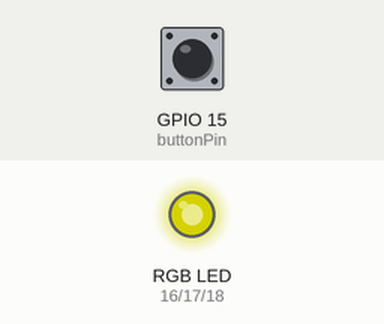
Bench run of a sketch on a simulated ESP32. Parts: an RGB LED mixed from three pins (HIGH = lit). The inputs (shaded band) are chosen by the test bench; at power-on: GPIO 15 (buttonPin) HIGH. Dim RGB values are drawn brighter than linear; what the sketch prints to the serial monitor is not drawn.

Above: at 0.1 s.
Timing chart, 0 to 1.6 s (numbered marks = the images above):
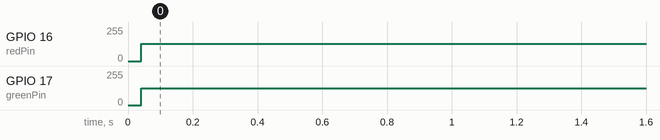

Measured:
- by itself, GPIO 16 (redPin): 0/255 → 128/255 at 0.04 s
- by itself, GPIO 17 (greenPin): 0/255 → 127/255 at 0.04 s

The sketch:

firmware.ino
```cpp
// This file will contain functions about what the color of its message LED is, the state machine, logging, etc.
#include <WiFi.h>
#include "esp_mac.h"

typedef struct __attribute__((packed)) {
  uint8_t  ver;       // protocol version; reject mismatches
  uint8_t  type;      // 0 = HEARTBEAT, 1 = BUTTON, 2 = DELIVERY REPORT (optional)
  uint8_t  origin[6]; // MAC of the pod that pressed the button (not the last relay)
  uint16_t seq;       // per-origin sequence number
  uint8_t  ttl;       // remaining hops
  uint8_t  r, g, b;   // origin's color
} msg_t;

// the rgb values of this pod as an originator
int originRed = 0;
int originGreen = 0;
int originBlue = 0;

// the rgb values of message
int messageRed = 0;
int messageGreen = 0;
int messageBlue = 0;

const int redPin = 16;
const int greenPin = 17;
const int bluePin = 18;

const int buttonPin = 15;

enum LED_STATE {INRANGE, OUTOFRANGE, MESSAGE};

LED_STATE currState = INRANGE;


void rgbFromMAC() {
  uint8_t mac[6];
  esp_read_mac(mac, ESP_MAC_WIFI_STA);
  originRed = (int)mac[3];
  originGreen = (int)mac[4];
  originBlue = (int)mac[5];
  Serial.println(originRed);
  Serial.println(originGreen);
  Serial.println(originBlue);
}

void setColor(int r, int g, int b) {
  analogWrite(redPin, r);
  analogWrite(greenPin, g);
  analogWrite(bluePin, b);
}


void setup() {
  Serial.begin(115200);
  WiFi.mode(WIFI_MODE_STA);
  rgbFromMAC();

  pinMode(redPin, OUTPUT);
  pinMode(greenPin, OUTPUT);
  pinMode(bluePin, OUTPUT);

  pinMode(buttonPin, INPUT_PULLUP);
}

void loop() {

  int buttonState = digitalRead(buttonPin);
  Serial.println(buttonState);
  if (buttonState == LOW) {
    // send message here
  }
  if (currState == INRANGE) {
    setColor(0, 255, 0);
    // look for incoming messages from queue here (if nonempty). Otherwise, become OUTOFRANGE.
    currState = OUTOFRANGE;
  } else if (currState == OUTOFRANGE) {
    setColor(255, 0, 0);
    // look for heartbeat here
    currState = INRANGE;

  } else if (currState == MESSAGE) {
    // determine color of incoming message rgb (blue for now)

    setColor(0, 0, 255);
    delay(1000);
    currState = INRANGE;
  }
}
```
